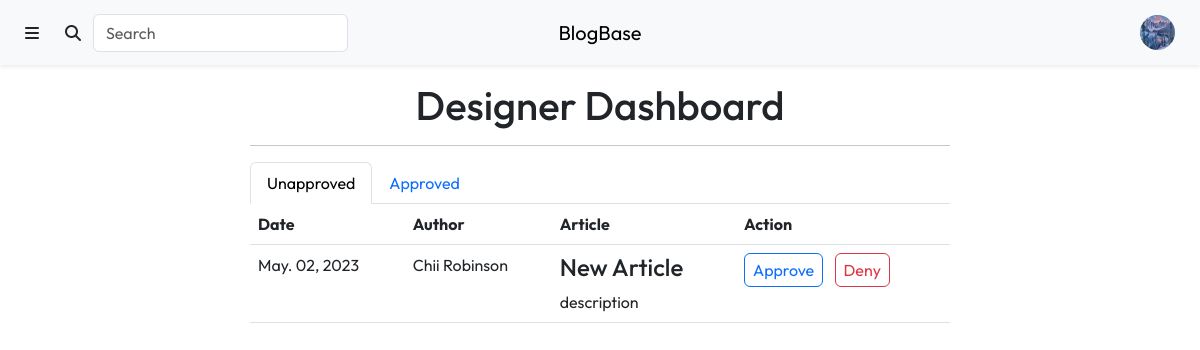
/content/design.php (signed in), run on the app's committed database.
### tables this page shows
CREATE TABLE `Users` (
  `user_id` int(11) NOT NULL,
  `profile_picture` varchar(255) NOT NULL DEFAULT 'anonymous.jpg',
  `username` varchar(50) NOT NULL,
  `first_name` varchar(50) NOT NULL,
  `last_name` varchar(50) NOT NULL,
  `email` varchar(50) NOT NULL,
  `password` varchar(255) NOT NULL,
  `biography` varchar(255) DEFAULT NULL,
  `approved` tinyint(1) NOT NULL DEFAULT 0,
  `reader` tinyint(1) NOT NULL DEFAULT 1,
  `writer` tinyint(1) NOT NULL DEFAULT 0,
  `designer` tinyint(1) NOT NULL DEFAULT 0,
  `advertiser` tinyint(1) NOT NULL DEFAULT 0,
  `admin` tinyint(1) NOT NULL DEFAULT 0
);

CREATE TABLE `Articles` (
  `article_id` int(11) NOT NULL,
  `author_id` int(11) NOT NULL,
  `title` varchar(225) NOT NULL,
  `description` tinytext DEFAULT NULL,
  `lead_image` varchar(255) DEFAULT NULL,
  `content` longblob DEFAULT NULL,
  `submitted` tinyint(1) NOT NULL DEFAULT 0,
  `submit_date` date NOT NULL DEFAULT current_timestamp(),
  `approved` tinyint(1) NOT NULL DEFAULT 0,
  `click_number` int(11) NOT NULL DEFAULT 0
);

### include/user_info.inc.php (called while the page is built, shortened)
<?php
if (isset($_SESSION['username'])) {
    $user_query = "SELECT *
                   FROM Users
                   WHERE username = '" . $_SESSION['username'] . "';";
    $user_result = mysqli_query($con, $user_query);
    $user_info = $user_result->fetch_assoc();
}
?>

### content/design.php (the view, shortened to what this page needs)
<?php
require_once "../include/connect.inc.php";
include_once "../include/user_info.inc.php";
?>
<!DOCTYPE html>
<html lang="en">
    <head>
        <link rel="stylesheet" href="https://cdn.jsdelivr.net/npm/bootstrap@5.3.0-alpha1/dist/css/bootstrap.min.css">
        <link rel="stylesheet" href="https://cdnjs.cloudflare.com/ajax/libs/font-awesome/6.2.1/css/all.min.css">
        <link rel="stylesheet" href="./css/styles.css">
    </head>
    <body>
        <div class="header">
            <?php include "./views/header.php" ?>
        <div class="mt-3 text-center">
            <h1>Designer Dashboard</h1>
        </div>
        <div class="col-10 col-lg-7 mt-3 mx-auto">
            <hr>
            <ul class="nav nav-tabs" id="article-approval-tabs" role="tablist">
                <li class="nav-item" role="presentation">
                    <button class="nav-link active" id="unapproved-tab" data-bs-toggle="tab" data-bs-target="#unapproved-tab-pane" type="button" role="tab" aria-controls="unapproved-tab-pane" aria-selected="true">Unapproved</button>
                </li>
                <li class="nav-item" role="presentation">
                    <button class="nav-link" id="approved-tab" data-bs-toggle="tab" data-bs-target="#approved-tab-pane" type="button" role="tab" aria-controls="approved-tab-pane" aria-selected="true">Approved</button>
                </li>
            </ul>
            <div class="tab-content" id="article-approval-content">
                <div class="tab-pane fade show active" id="unapproved-tab-pane" role="tabpanel" aria-labelledby="unapproved-tab" tabindex="0">
                    <?php
                    $unapproved_query = "SELECT first_name, last_name, article_id, title, description, UNIX_TIMESTAMP(submit_date) as submit_date
                                         FROM Articles, Users
                                         WHERE Articles.approved = 0 AND Articles.submitted = 1 AND Articles.author_id = Users.user_id";
                    $unapproved_result = mysqli_query($con, $unapproved_query);
                    $unapproved_articles = $unapproved_result->fetch_all(MYSQLI_BOTH);
                    ?>
                    <table class="table text-start">
                        <thead>
                            <th scope="col">Date</th>
                            <th scope="col">Author</th>
                            <th scope="col">Article</th>
                            <th scope="col">Action</th>
                        </thead>
                        <tbody>
                            <?php for ($i = 0; $i < $unapproved_result->num_rows; $i++) { ?>
                                <tr>
                                    <td class="text-nowrap">
                                        <?php echo date("M. d, Y", $unapproved_articles[$i]['submit_date']) ?>
                                    </td>
                                    <td>
                                        <?php echo $unapproved_articles[$i]['first_name'] . " " . $unapproved_articles[$i]['last_name'] ?>
                                    </td>
                                    <td>
                                        <h4>
                                            <a class="text-reset text-decoration-none" href="./article.php?id=<?php echo $unapproved_articles[$i]['article_id'] ?>">
                                                <?php echo $unapproved_articles[$i]['title'] ?>
                                            </a>
                                        </h4>
                                        <?php echo $unapproved_articles[$i]['description'] ?>
                                    </td>
                                    <td>
                                        <ul class="list-inline">
                                            <li class="list-inline-item align-middle">
                                                <a class="btn btn-outline-primary px-2 py-1" type="button" href="../include/article_approval.inc.php?approve_id=<?php echo $unapproved_articles[$i]['article_id']; ?>&return_page=design.php">Approve</a>
                                            </li>
                                            <li class="list-inline-item align-middle">
                                                <a class="btn btn-outline-danger px-2 py-1" type="button" href="../include/article_approval.inc.php?deny_id=<?php echo $unapproved_articles[$i]['article_id']; ?>&return_page=design.php">Deny</a>
                                            </li>
                                        </ul>
                                    </td>
                                </tr>
                            <?php } ?>
                        </tbody>
                    </table>
                </div>
            </div>
        </div>
    </body>
</html>

### content/views/header.php (shortened to what this page needs)
<?php include_once "../include/user_info.inc.php"; ?>
<nav class="navbar navbar-expand bg-light shadow-sm">
     <div class="container-fluid">
        <div class="me-auto order-0 order-md-0 col-4">
            <ul class="navbar-nav me-auto">
                <li class="nav-item">
                    <a class="btn" data-bs-toggle="offcanvas" href="#offcanvas-sidebar" role="button" aria-controls="offcanvas-sidebar">
                        <span class="fa-solid fa-bars"></span>
                    </a>
                </li>
                <li class="nav-item d-md-block d-none">
                    <form method="get" action="./search.php" class="input-group rounded">
                        <button class="btn input-group-text rounded" type="submit">
                            <i class="fa-solid fa-search"></i>
                        </button>
                        <input class="form-control rounded" name="query" type="search" placeholder="Search" aria-label="Search">
                    </form>
                </li>
            </ul>
        </div>
        <a class="navbar-brand col-4 mx-auto text-center order-1 order-md-1" href="./index.php">BlogBase</a>
        <div class="navbar ms-auto order-2 col-4 py-0">
            <ul class="navbar-nav ms-auto">
                <?php if (isset($user_info['username'])) { ?>
                    <li class="nav-item">
                        <div class="dropdown">
                            <button class="btn" type="button" data-bs-toggle="dropdown" aria-expanded="false">
                                <img src="./uploads/profile_pictures/<?php echo $user_info['profile_picture']; ?>" class="rounded-circle" style="width:35px; height:35px;">
                            </button>
                        </li>
                    </div>
            <?php } ?>
        </div>
    </div>

### content/css/styles.css (style rules this page uses)
* { font-family: 'Outfit', sans-serif; }

### data on the page
users: profile_picture (picture)
articles: submit_date "May. 02, 2023", author.first_name "Chii", author.last_name "Robinson", title "New Article", description "description"
